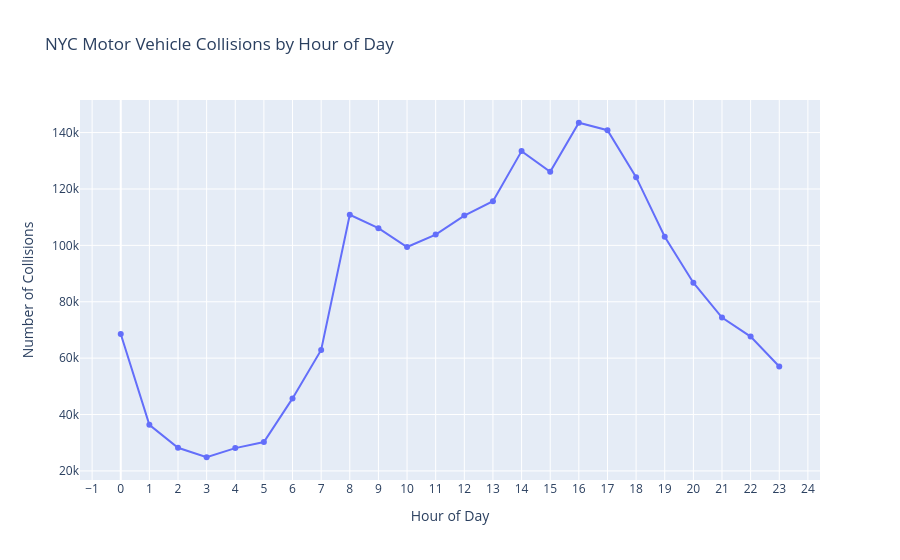

Notebook code for this chart:
### Code cell
fig = px.line(
    q4_hourly,
    x="crash_hour",
    y="collision_count",
    markers=True,
    title="NYC Motor Vehicle Collisions by Hour of Day",
    labels={
        "crash_hour": "Hour of Day",
        "collision_count": "Number of Collisions"
    }
)

fig.update_layout(
    xaxis_title="Hour of Day",
    yaxis_title="Number of Collisions",
    xaxis=dict(
        tickmode="linear",
        dtick=1
    )
)

fig.show()

### Figure 1 — Plotly figure (JSON) as saved in the notebook; plotly's stock layout.template omitted (floating-point values rounded to 4 significant figures)
{"data": [{"hovertemplate": "Hour of Day=%{x}<br>Number of Collisions=%{y}<extra></extra>", "legendgroup": "", "line": {"color": "#636efa", "dash": "solid"}, "marker": {"symbol": "circle"}, "mode": "lines+markers", "name": "", "orientation": "v", "showlegend": false, "type": "scatter", "x": [0, 1, 2, 3, 4, 5, 6, 7, 8, 9, 10, 11, 12, 13, 14, 15, 16, 17, 18, 19, 20, 21, 22, 23], "xaxis": "x", "y": [68584, 36344, 28207, 24846, 28091, 30253, 45723, 62887, 110852, 106104, 99409, 103816, 110550, 115656, 133436, 126073, 143488, 140842, 124201, 103080, 86764, 74387, 67642, 57040], "yaxis": "y"}], "layout": {"legend": {"tracegroupgap": 0}, "title": {"text": "NYC Motor Vehicle Collisions by Hour of Day"}, "xaxis": {"anchor": "y", "domain": [0, 1], "dtick": 1, "tickmode": "linear", "title": {"text": "Hour of Day"}}, "yaxis": {"anchor": "x", "domain": [0, 1], "title": {"text": "Number of Collisions"}}}}
